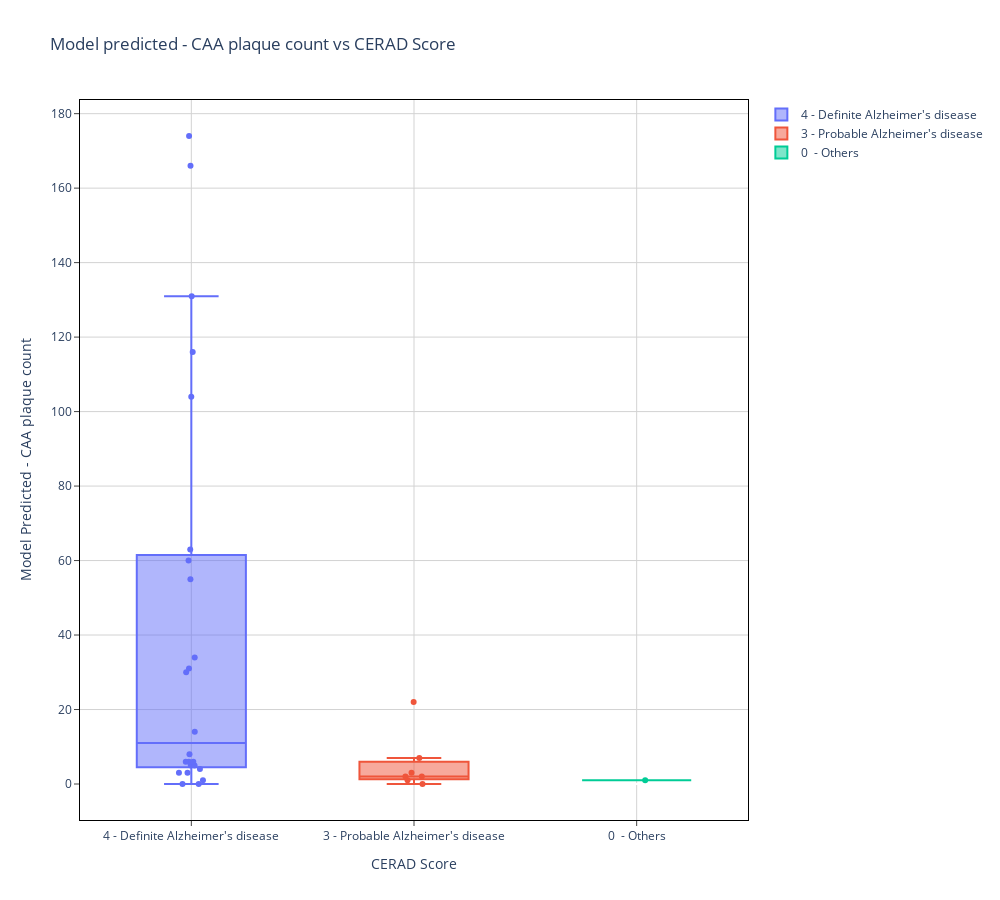

Notebook code cell kept with this figure:
### Code cell
title =  "Model predicted - CAA plaque count vs CERAD Score" 
y_axis_title = "Model Predicted - CAA plaque count"  
boxplot_plaque("total_caa_plaques", title,x_axis_title, y_axis_title )

### Figure 1 — Plotly figure (JSON) as saved in the notebook; plotly's stock layout.template omitted (floating-point values rounded to 4 significant figures)
{"data": [{"boxpoints": "all", "jitter": 0.3, "name": "4 - Definite Alzheimer's disease", "pointpos": 0, "type": "box", "y": [34, 5, 63, 116, 6, 166, 0, 174, 104, 0, 3, 5, 30, 4, 60, 1, 8, 3, 6, 31, 131, 6, 55, 14]}, {"boxpoints": "all", "jitter": 0.3, "name": "3 - Probable Alzheimer's disease", "pointpos": 0, "type": "box", "y": [2, 7, 0, 2, 1, 22, 3]}, {"boxpoints": "all", "jitter": 0.3, "name": "0  - Others", "pointpos": 0, "type": "box", "y": [1]}], "layout": {"height": 900, "plot_bgcolor": "white", "title": {"text": "Model predicted - CAA plaque count vs CERAD Score"}, "width": 1000, "xaxis": {"gridcolor": "lightgrey", "linecolor": "black", "mirror": true, "showline": true, "ticks": "outside", "title": {"text": "CERAD Score"}}, "yaxis": {"gridcolor": "lightgrey", "linecolor": "black", "mirror": true, "showline": true, "ticks": "outside", "title": {"text": "Model Predicted - CAA plaque count"}}}}
